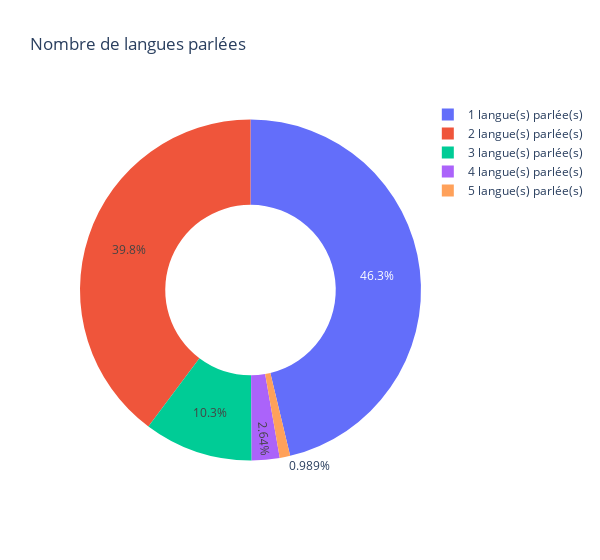

Notebook source saved alongside this figure:
### Markdown cell above
*Nombre de langues parlées*

### Code cell
langues = demographics[demographics['langues.medium'] == 'Oral'][['idsadvr', 'langues.nom', 'sexe']].drop_duplicates()
nbLangues = pd.DataFrame(langues.groupby(['idsadvr', 'sexe'])['langues.nom'].count()).reset_index().sort_values(by='langues.nom', ascending=False)
freqNbLangues = pd.DataFrame(nbLangues['langues.nom'].value_counts()).reset_index()
freqNbLangues

graphLangueEcrite = px.pie(
    freqNbLangues, 
    values='count', 
    names=freqNbLangues['langues.nom'].apply(lambda x: str(x) + " langue(s) parlée(s)"), 
    title='Nombre de langues parlées',
    hole=0.5,
    color = 'langues.nom',
    width=600
)

graphLangueEcrite.show()

### Figure 1 — Plotly figure (JSON) as saved in the notebook; plotly's stock layout.template omitted (floating-point values rounded to 4 significant figures)
{"data": [{"customdata": [[1], [2], [3], [4], [5]], "domain": {"x": [0, 1], "y": [0, 1]}, "hole": 0.5, "hovertemplate": "label=%{label}<br>count=%{value}<br>langues.nom=%{customdata[0]}<extra></extra>", "labels": ["1 langue(s) parlée(s)", "2 langue(s) parlée(s)", "3 langue(s) parlée(s)", "4 langue(s) parlée(s)", "5 langue(s) parlée(s)"], "legendgroup": "", "marker": {"colors": ["#636efa", "#EF553B", "#00cc96", "#ab63fa", "#FFA15A"]}, "name": "", "showlegend": true, "type": "pie", "values": [421, 362, 94, 24, 9]}], "layout": {"legend": {"tracegroupgap": 0}, "title": {"text": "Nombre de langues parlées"}, "width": 600}}
